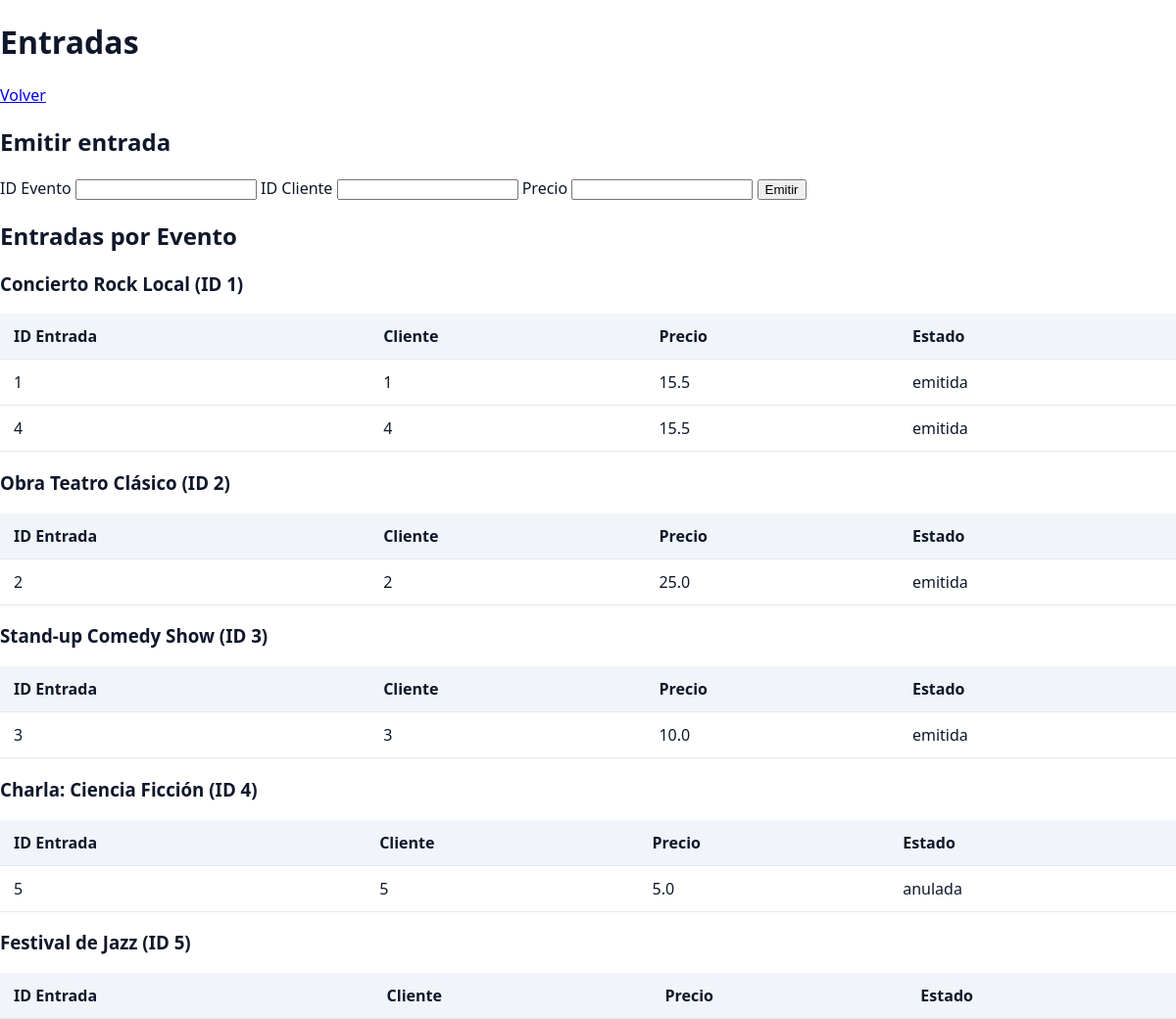
/entradas, run on the app's committed database.
### tables this page shows
CREATE TABLE evento (
  id_evento INTEGER PRIMARY KEY AUTOINCREMENT,
  nombre TEXT NOT NULL,
  fecha TEXT NOT NULL,
  sala TEXT,
  cupo INTEGER NOT NULL,
  entradas_emitidas INTEGER NOT NULL DEFAULT 0
);

CREATE TABLE entrada (
  id_entrada INTEGER PRIMARY KEY AUTOINCREMENT,
  id_evento INTEGER NOT NULL,
  id_cliente INTEGER NOT NULL,
  precio REAL NOT NULL,
  estado TEXT NOT NULL,
  FOREIGN KEY (id_evento) REFERENCES evento(id_evento) ON DELETE CASCADE,
  FOREIGN KEY (id_cliente) REFERENCES cliente(id_cliente) ON DELETE CASCADE,
  UNIQUE (id_evento, id_cliente)
);

### app.py (the view)
@app.route('/entradas')
def lista_entradas():
    eventos = evento_repo.list_all()
    entradas_por_evento = {e.id_evento: entrada_repo.list_by_evento(e.id_evento) for e in eventos}
    return render_template('entradas.html', eventos=eventos, entradas_por_evento=entradas_por_evento)

### repositorios/sqlite_repos.py (called while the page is built)
def _row_to_evento(row) -> Evento:
    return Evento(id_evento=row[0], nombre=row[1], fecha=row[2], sala=row[3], cupo=row[4], entradas_emitidas=row[5])

def _row_to_entrada(row) -> Entrada:
    return Entrada(id_entrada=row[0], id_evento=row[1], id_cliente=row[2], precio=row[3], estado=row[4])

    def _conn(self):
        conn = sqlite3.connect(self.db_path)
        conn.row_factory = None
        return conn

    def list_all(self) -> List[Evento]:
        conn = self._conn()
        cur = conn.cursor()
        cur.execute("SELECT id_evento, nombre, fecha, sala, cupo, entradas_emitidas FROM evento")
        rows = cur.fetchall()
        conn.close()
        return [_row_to_evento(r) for r in rows]

    def _conn(self):
        conn = sqlite3.connect(self.db_path)
        conn.row_factory = None
        return conn

    def list_by_evento(self, id_evento: int):
        conn = self._conn()
        cur = conn.cursor()
        cur.execute("SELECT id_entrada, id_evento, id_cliente, precio, estado FROM entrada WHERE id_evento = ?", (id_evento,))
        rows = cur.fetchall()
        conn.close()
        return [_row_to_entrada(r) for r in rows]

### templates/entradas.html (shortened to what this page needs)
<!doctype html>
<html lang="es">
<head>
  <link rel="stylesheet" href="/css/estilos.css">
</head>
<body>
  <h1>Entradas</h1>
  <a href="/">Volver</a>
  <h2>Emitir entrada</h2>
  <form action="/entradas/emitir" method="post">
    <label>ID Evento <input name="id_evento" required></label>
    <label>ID Cliente <input name="id_cliente" required></label>
    <label>Precio <input name="precio" required></label>
    <button type="submit">Emitir</button>
  </form>
  <h2>Entradas por Evento</h2>
  {% for e in eventos %}
    <h3>{{ e.nombre }} (ID {{ e.id_evento }})</h3>
    <table>
      <thead><tr><th>ID Entrada</th><th>Cliente</th><th>Precio</th><th>Estado</th></tr></thead>
      <tbody>
        {% for ent in entradas_por_evento[e.id_evento] %}
        <tr>
          <td>{{ ent.id_entrada }}</td>
          <td>{{ ent.id_cliente }}</td>
          <td>{{ ent.precio }}</td>
          <td>{{ ent.estado }}</td>
        </tr>
        {% endfor %}
      </tbody>
    </table>
  {% endfor %}
</body>
</html>

### css/estilos.css (style rules this page uses)
:root { --bg:#ffffff; --panel:#f8fafc; --card:#ffffff; --muted:#64748b; --text:#0f172a; --primary:#0ea5e9; --danger:#ef4444; --ok:#16a34a; --warn:#f59e0b; --border:#e2e8f0; --thead:#f1f5f9; --input:#ffffff; --radius:14px; --shadow:0 8px 24px rgba(15,23,42,.08); }
* { box-sizing: border-box; }
html, body { height: 100%; }
body { margin: 0; font-family: ui-sans-serif, system-ui, -apple-system, Segoe UI, Roboto, Ubuntu; background: var(--bg); color: var(--text); }
table { width: 100%; border-collapse: collapse; min-width: 720px; background:#fff; }
th, td { padding: 12px 14px; text-align: left; }
thead th { position: sticky; top: 0; background: var(--thead); color:#0f172a; border-bottom: 1px solid var(--border); }
tbody tr { border-bottom: 1px solid var(--border); }

### data on the page
evento: nombre "Concierto Rock Local", id_evento "1"
entrada: id_entrada "1", id_cliente "1", precio "15.5", estado "emitida"
entrada: id_entrada "4", id_cliente "4", precio "15.5", estado "emitida"
evento: nombre "Obra Teatro Clásico", id_evento "2"
entrada: id_entrada "2", id_cliente "2", precio "25.0", estado "emitida"
evento: nombre "Stand-up Comedy Show", id_evento "3"
entrada: id_entrada "3", id_cliente "3", precio "10.0", estado "emitida"
evento: nombre "Charla: Ciencia Ficción", id_evento "4"
entrada: id_entrada "5", id_cliente "5", precio "5.0", estado "anulada"
evento: nombre "Festival de Jazz", id_evento "5"
